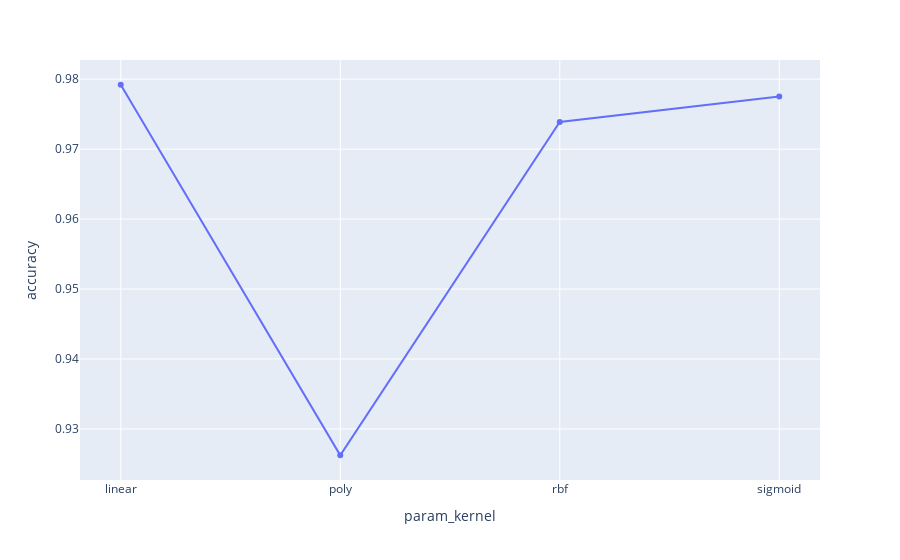

Notebook code cell kept with this figure:
### Code cell
import plotly.express as px
results = pd.DataFrame(grid_search_svc.cv_results_)
subset = results[['param_kernel', 'mean_test_score']]
fig = px.line(subset, x="param_kernel", y="mean_test_score", markers=True)
fig.update_xaxes(title_text="param_kernel")
fig.update_yaxes(title_text="accuracy")
fig.show()

### Figure 1 — Plotly figure (JSON) as saved in the notebook; plotly's stock layout.template omitted (floating-point values rounded to 4 significant figures)
{"data": [{"hovertemplate": "param_kernel=%{x}<br>mean_test_score=%{y}<extra></extra>", "legendgroup": "", "line": {"color": "#636efa", "dash": "solid"}, "marker": {"symbol": "circle"}, "mode": "markers+lines", "name": "", "orientation": "v", "showlegend": false, "type": "scatter", "x": ["linear", "poly", "rbf", "sigmoid"], "xaxis": "x", "y": [0.9792, 0.9262, 0.9739, 0.9775], "yaxis": "y"}], "layout": {"autosize": true, "legend": {"tracegroupgap": 0}, "margin": {"t": 60}, "xaxis": {"anchor": "y", "autorange": true, "domain": [0, 1], "range": [-0.1819, 3.182], "title": {"text": "param_kernel"}, "type": "category"}, "yaxis": {"anchor": "x", "autorange": true, "domain": [0, 1], "range": [0.9221, 0.9833], "title": {"text": "accuracy"}, "type": "linear"}}}
